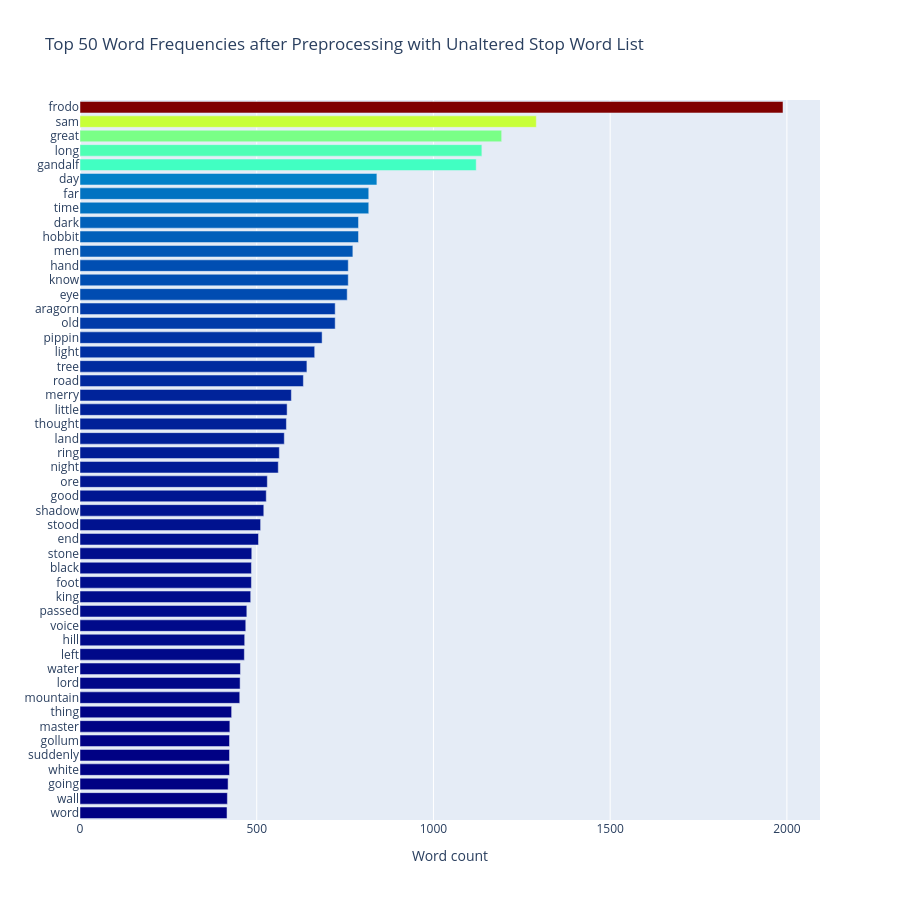

Notebook cell for this chart:
### Code cell
import plotly.offline as py
py.init_notebook_mode(connected=True)
import plotly.graph_objs as go

feature_names = tf_vectorizer.get_feature_names_out()
count_vec = np.asarray(tf.sum(axis=0)).ravel()
zipped = list(zip(feature_names, count_vec))
x, y = (list(x) for x in zip(*sorted(zipped, key=lambda x: x[1], reverse=True)))

# Now I want to extract out on the top 15 and bottom 15 words
Y = np.concatenate([y[0:15], y[-16:-1]])
X = np.concatenate([x[0:15], x[-16:-1]])

# Plotting the Plot.ly plot for the Top 50 word frequencies (horizontal)
data = [go.Bar(
            x = y[0:50],                     # counts now run along the x-axis
            y = x[0:50],                     # words now run along the y-axis
            orientation = 'h',
            marker = dict(colorscale='Jet',
                          color = y[0:50]
                         ),
            hovertemplate = '%{y}: %{x}<extra></extra>'
    )]

layout = go.Layout(
    title='Top 50 Word Frequencies after Preprocessing with Unaltered Stop Word List',
    xaxis = dict(title='Word count'),
    yaxis = dict(autorange='reversed'),      # puts the most frequent word at the top
    height = 900                             # tall enough that all 50 labels are readable
)

fig = go.Figure(data=data, layout=layout)

py.iplot(fig, filename='basic-hbar')

fig.write_html('./word_freqs_unaltered_stopwords')

### Figure 1 — Plotly figure (JSON) as saved in the notebook; plotly's stock layout.template omitted (floating-point values rounded to 4 significant figures)
{"data": [{"hovertemplate": "%{y}: %{x}<extra></extra>", "marker": {"color": [1989, 1291, 1193, 1137, 1121, 840, 817, 817, 788, 788, 772, 759, 759, 756, 722, 722, 685, 664, 642, 632, 598, 586, 584, 578, 564, 561, 530, 527, 520, 511, 505, 486, 485, 485, 483, 472, 469, 466, 465, 454, 453, 452, 429, 424, 423, 423, 423, 419, 417, 416], "colorscale": [[0, "rgb(0,0,131)"], [0.2, "rgb(0,60,170)"], [0.4, "rgb(5,255,255)"], [0.6, "rgb(255,255,0)"], [0.8, "rgb(250,0,0)"], [1, "rgb(128,0,0)"]]}, "orientation": "h", "type": "bar", "x": [1989, 1291, 1193, 1137, 1121, 840, 817, 817, 788, 788, 772, 759, 759, 756, 722, 722, 685, 664, 642, 632, 598, 586, 584, 578, 564, 561, 530, 527, 520, 511, 505, 486, 485, 485, 483, 472, 469, 466, 465, 454, 453, 452, 429, 424, 423, 423, 423, 419, 417, 416], "y": ["frodo", "sam", "great", "long", "gandalf", "day", "far", "time", "dark", "hobbit", "men", "hand", "know", "eye", "aragorn", "old", "pippin", "light", "tree", "road", "merry", "little", "thought", "land", "ring", "night", "ore", "good", "shadow", "stood", "end", "stone", "black", "foot", "king", "passed", "voice", "hill", "left", "water", "lord", "mountain", "thing", "master", "gollum", "suddenly", "white", "going", "wall", "word"]}], "layout": {"height": 900, "title": {"text": "Top 50 Word Frequencies after Preprocessing with Unaltered Stop Word List"}, "xaxis": {"title": {"text": "Word count"}}, "yaxis": {"autorange": "reversed"}}}
